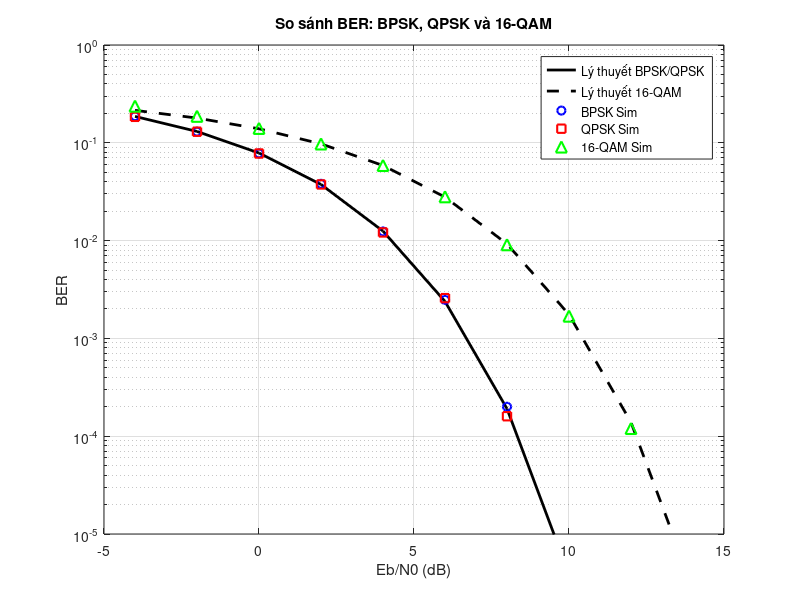

The MATLAB source for this figure:
clc; clear; close all;

rng(1);
N = 1e5;                    % Số bit (chọn số chia hết cho 4 để 16-QAM ko lỗi)
N = N - mod(N,4);           % Đảm bảo chia hết cho 4
SNR_dB = -4:2:14;           % Dải Eb/N0 (16-QAM cần SNR cao hơn để thấy lỗi giảm)
SNR_lin = 10.^(SNR_dB/10);

BER_bpsk = zeros(size(SNR_dB));
BER_qpsk = zeros(size(SNR_dB));
BER_16qam = zeros(size(SNR_dB));

%% ================= BPSK (1 bit/sym) =================
bits = randi([0 1], N, 1);
bpsk = 2*bits - 1; 

for k = 1:length(SNR_dB)
    noise = sqrt(1/(2*SNR_lin(k))) * randn(N,1); % Es = Eb
    rx = bpsk + noise;
    BER_bpsk(k) = mean(bits ~= (rx > 0));
end

%% ================= QPSK (2 bit/sym) =================
% Mapping: 0->-1, 1->1
bits2 = reshape(bits, 2, []).';
qpsk = (2*bits2(:,1)-1) + 1j*(2*bits2(:,2)-1);
qpsk = qpsk / sqrt(2);      % Chuẩn hóa Es=1

for k = 1:length(SNR_dB)
    % Es = 2*Eb => Noise scale chia cho 2*2*SNR = 4*SNR
    scale = sqrt(1/(4*SNR_lin(k))); 
    noise = scale * (randn(size(qpsk)) + 1j*randn(size(qpsk)));
    
    rx = qpsk + noise;
    
    % Demod
    bits_hat = zeros(size(bits2));
    bits_hat(:,1) = real(rx) > 0;
    bits_hat(:,2) = imag(rx) > 0;
    
    BER_qpsk(k) = mean(bits ~= reshape(bits_hat.', [], 1));
end

%% ================= 16-QAM (4 bit/sym) =================
% Mapping Gray: 00->-3, 01->-1, 11->+1, 10->+3
% Ta tách 4 bit thành: 2 bit cho phần Thực (I), 2 bit cho phần Ảo (Q)
bits4 = reshape(bits, 4, []).';
bit_I = bits4(:, 1:2); % 2 bit đầu
bit_Q = bits4(:, 3:4); % 2 bit sau

% Hàm map 2 bit sang PAM-4 (Gray: 00=-3, 01=-1, 11=1, 10=3)
% Cách nhanh: map dec [0 1 3 2] sang [-3 -1 1 3]
map_gray = [-3 -1 3 1]; 
idx_I = 2*bit_I(:,1) + bit_I(:,2); % Đổi 2 bit sang thập phân (0,1,2,3)
idx_Q = 2*bit_Q(:,1) + bit_Q(:,2);

sym_I = map_gray(idx_I + 1).'; % Map sang biên độ
sym_Q = map_gray(idx_Q + 1).';

qam16 = sym_I + 1j*sym_Q;
qam16 = qam16 / sqrt(10); % Chuẩn hóa: (Avg Power = (1^2+3^2)/2 * 2 = 10) -> chia sqrt(10)

for k = 1:length(SNR_dB)
    % Es = 4*Eb => Noise scale chia cho 2*4*SNR = 8*SNR
    scale = sqrt(1/(8*SNR_lin(k))); 
    noise = scale * (randn(size(qam16)) + 1j*randn(size(qam16)));
    
    rx = qam16 + noise;
    
    % Demod (Ngược lại quá trình map)
    rx_I = real(rx) * sqrt(10); % Nhân lại để về mức -3, -1, 1, 3
    rx_Q = imag(rx) * sqrt(10);
    
    % Decision thresholds cho PAM-4: -2, 0, 2
    dec_I = zeros(size(rx_I,1), 2);
    dec_Q = zeros(size(rx_Q,1), 2);
    
    % Xử lý phần thực (I)
    dec_I(rx_I < -2, :) = repmat([0 0], sum(rx_I < -2), 1);         % < -2 -> -3 (00)
    dec_I(rx_I >= -2 & rx_I < 0, :) = repmat([0 1], sum(rx_I >= -2 & rx_I < 0), 1); % -1 (01)
    dec_I(rx_I >= 0 & rx_I < 2, :) = repmat([1 1], sum(rx_I >= 0 & rx_I < 2), 1);   % +1 (11)
    dec_I(rx_I >= 2, :) = repmat([1 0], sum(rx_I >= 2), 1);         % > +2 -> +3 (10)
    
    % Xử lý phần ảo (Q) - tương tự
    dec_Q(rx_Q < -2, :) = repmat([0 0], sum(rx_Q < -2), 1);
    dec_Q(rx_Q >= -2 & rx_Q < 0, :) = repmat([0 1], sum(rx_Q >= -2 & rx_Q < 0), 1);
    dec_Q(rx_Q >= 0 & rx_Q < 2, :) = repmat([1 1], sum(rx_Q >= 0 & rx_Q < 2), 1);
    dec_Q(rx_Q >= 2, :) = repmat([1 0], sum(rx_Q >= 2), 1);
    
    bits_hat_16 = [dec_I dec_Q]; % Ghép lại thành 4 cột
    BER_16qam(k) = mean(bits ~= reshape(bits_hat_16.', [], 1));
end

%% ================= LÝ THUYẾT =================
ber_bpsk_th = qfunc(sqrt(2*SNR_lin));
% Lý thuyết 16-QAM xấp xỉ: (3/4)*Q(sqrt(4/5 * EbNo))
ber_16qam_th = (3/4)*qfunc(sqrt((4/5)*SNR_lin)); 

%% ================= VẼ HÌNH =================
figure;
semilogy(SNR_dB, ber_bpsk_th, 'k-', 'LineWidth', 2); hold on;
semilogy(SNR_dB, ber_16qam_th, 'k--', 'LineWidth', 2);
semilogy(SNR_dB, BER_bpsk, 'bo', 'LineWidth', 1.5);
semilogy(SNR_dB, BER_qpsk, 'rs', 'LineWidth', 1.5);
semilogy(SNR_dB, BER_16qam, 'g^', 'LineWidth', 1.5, 'MarkerSize', 8);

grid on;
xlabel('Eb/N0 (dB)');
ylabel('BER');
title('So sánh BER: BPSK, QPSK và 16-QAM');
legend('Lý thuyết BPSK/QPSK', 'Lý thuyết 16-QAM', 'BPSK Sim', 'QPSK Sim', '16-QAM Sim');
ylim([1e-5 1]);
